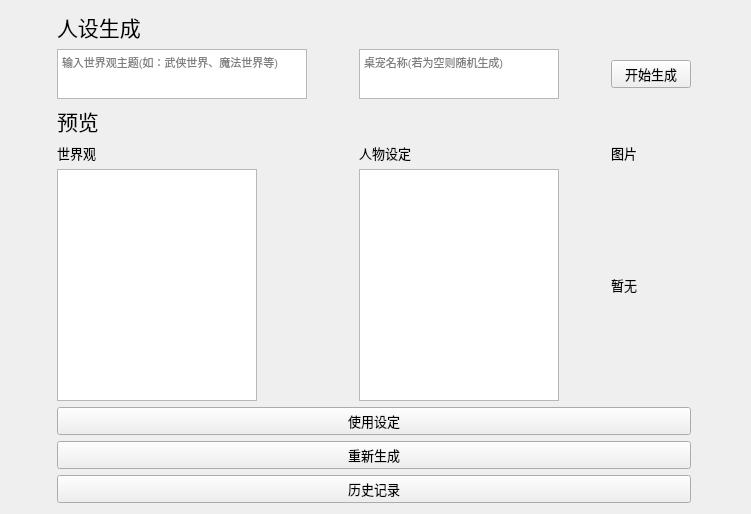
<?xml version="1.0" encoding="UTF-8"?>
<ui version="4.0">
 <class>Form</class>
 <widget class="QWidget" name="Form">
  <property name="geometry">
   <rect>
    <x>0</x>
    <y>0</y>
    <width>751</width>
    <height>514</height>
   </rect>
  </property>
  <property name="font">
   <font>
    <pointsize>10</pointsize>
   </font>
  </property>
  <property name="windowTitle">
   <string>人设管理</string>
  </property>
  <layout class="QGridLayout" name="gridLayout_2">
   <item row="9" column="0" colspan="3">
    <widget class="QPushButton" name="history">
     <property name="text">
      <string>历史记录</string>
     </property>
    </widget>
   </item>
   <item row="3" column="0">
    <widget class="QLabel" name="label_3">
     <property name="maximumSize">
      <size>
       <width>55</width>
       <height>30</height>
      </size>
     </property>
     <property name="font">
      <font>
       <pointsize>10</pointsize>
      </font>
     </property>
     <property name="text">
      <string>世界观</string>
     </property>
    </widget>
   </item>
   <item row="7" column="0" colspan="3">
    <widget class="QPushButton" name="pushButton">
     <property name="text">
      <string>使用设定</string>
     </property>
    </widget>
   </item>
   <item row="1" column="0">
    <widget class="QTextEdit" name="createWorld">
     <property name="maximumSize">
      <size>
       <width>250</width>
       <height>50</height>
      </size>
     </property>
     <property name="font">
      <font>
       <pointsize>8</pointsize>
      </font>
     </property>
     <property name="placeholderText">
      <string>输入世界观主题(如：武侠世界、魔法世界等)</string>
     </property>
    </widget>
   </item>
   <item row="1" column="1">
    <widget class="QTextEdit" name="createName">
     <property name="maximumSize">
      <size>
       <width>200</width>
       <height>50</height>
      </size>
     </property>
     <property name="font">
      <font>
       <pointsize>8</pointsize>
      </font>
     </property>
     <property name="placeholderText">
      <string>桌宠名称(若为空则随机生成)</string>
     </property>
    </widget>
   </item>
   <item row="2" column="0">
    <widget class="QLabel" name="label_2">
     <property name="maximumSize">
      <size>
       <width>16777215</width>
       <height>50</height>
      </size>
     </property>
     <property name="font">
      <font>
       <pointsize>16</pointsize>
      </font>
     </property>
     <property name="text">
      <string>预览</string>
     </property>
    </widget>
   </item>
   <item row="8" column="0" colspan="3">
    <widget class="QPushButton" name="eegenerate">
     <property name="text">
      <string>重新生成</string>
     </property>
    </widget>
   </item>
   <item row="3" column="2">
    <widget class="QLabel" name="image">
     <property name="maximumSize">
      <size>
       <width>55</width>
       <height>30</height>
      </size>
     </property>
     <property name="text">
      <string>图片</string>
     </property>
    </widget>
   </item>
   <item row="6" column="2">
    <widget class="ImageLabel" name="roleImage">
     <property name="sizePolicy">
      <sizepolicy hsizetype="Preferred" vsizetype="Preferred">
       <horstretch>0</horstretch>
       <verstretch>0</verstretch>
      </sizepolicy>
     </property>
     <property name="minimumSize">
      <size>
       <width>0</width>
       <height>0</height>
      </size>
     </property>
     <property name="maximumSize">
      <size>
       <width>200</width>
       <height>250</height>
      </size>
     </property>
     <property name="text">
      <string>暂无</string>
     </property>
    </widget>
   </item>
   <item row="1" column="2">
    <widget class="QPushButton" name="startCreate">
     <property name="text">
      <string>开始生成</string>
     </property>
    </widget>
   </item>
   <item row="0" column="0">
    <widget class="QLabel" name="label">
     <property name="maximumSize">
      <size>
       <width>16777215</width>
       <height>50</height>
      </size>
     </property>
     <property name="font">
      <font>
       <pointsize>16</pointsize>
      </font>
     </property>
     <property name="text">
      <string>人设生成</string>
     </property>
     <property name="alignment">
      <set>Qt::AlignmentFlag::AlignLeading|Qt::AlignmentFlag::AlignLeft|Qt::AlignmentFlag::AlignVCenter</set>
     </property>
    </widget>
   </item>
   <item row="6" column="0">
    <widget class="QPlainTextEdit" name="textWorld">
     <property name="maximumSize">
      <size>
       <width>200</width>
       <height>16777215</height>
      </size>
     </property>
    </widget>
   </item>
   <item row="6" column="1">
    <widget class="QTextEdit" name="textRole">
     <property name="maximumSize">
      <size>
       <width>200</width>
       <height>16777215</height>
      </size>
     </property>
    </widget>
   </item>
   <item row="3" column="1">
    <widget class="QLabel" name="label_4">
     <property name="maximumSize">
      <size>
       <width>55</width>
       <height>30</height>
      </size>
     </property>
     <property name="text">
      <string>人物设定</string>
     </property>
    </widget>
   </item>
  </layout>
 </widget>
 <customwidgets>
  <customwidget>
   <class>ImageLabel</class>
   <extends>QLabel</extends>
   <header>qfluentwidgets</header>
  </customwidget>
 </customwidgets>
 <resources/>
 <connections/>
</ui>
